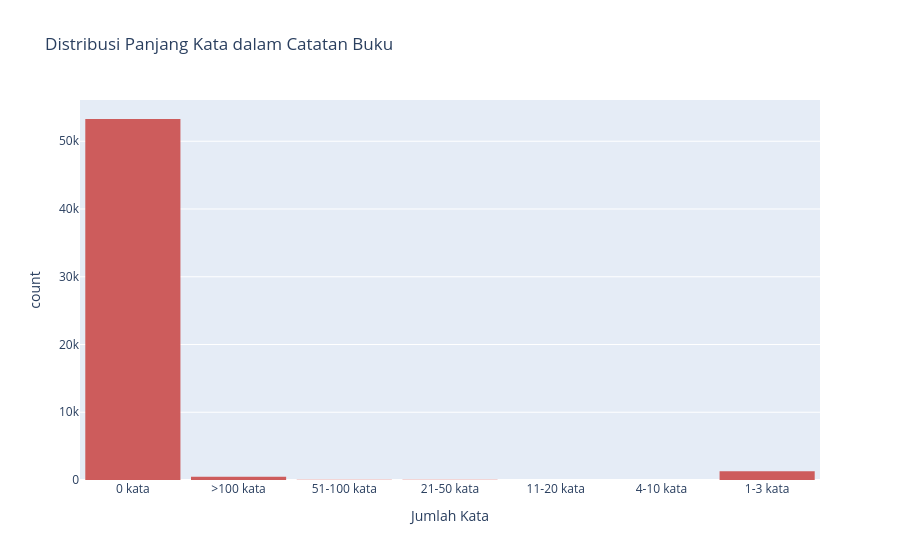

Notebook source saved alongside this figure:
### Code cell
import plotly.express as px

fig = px.histogram(
    upn_books, 
    x='notes_word_count_category', 
    title='Distribusi Panjang Kata dalam Catatan Buku',
    labels={'notes_word_count_category': 'Jumlah Kata', 'count': 'Jumlah Frekuensi'},
    color_discrete_sequence=['indianred']
)

fig.update_layout(bargap=0.1)
fig.show()

### Figure 1 — Plotly figure (JSON) as saved in the notebook; plotly's stock layout.template omitted (floating-point values rounded to 4 significant figures; data arrays with more than 128 entries replaced by an {"elided": "..."} marker saying what was removed)
{"data": [{"bingroup": "x", "hovertemplate": "Jumlah Kata=%{x}<br>count=%{y}<extra></extra>", "legendgroup": "", "marker": {"color": "indianred", "pattern": {"shape": ""}}, "name": "", "orientation": "v", "showlegend": false, "type": "histogram", "x": {"elided": "55160 str values"}, "xaxis": "x", "yaxis": "y"}], "layout": {"bargap": 0.1, "barmode": "relative", "legend": {"tracegroupgap": 0}, "title": {"text": "Distribusi Panjang Kata dalam Catatan Buku"}, "xaxis": {"anchor": "y", "domain": [0, 1], "title": {"text": "Jumlah Kata"}}, "yaxis": {"anchor": "x", "domain": [0, 1], "title": {"text": "count"}}}}
